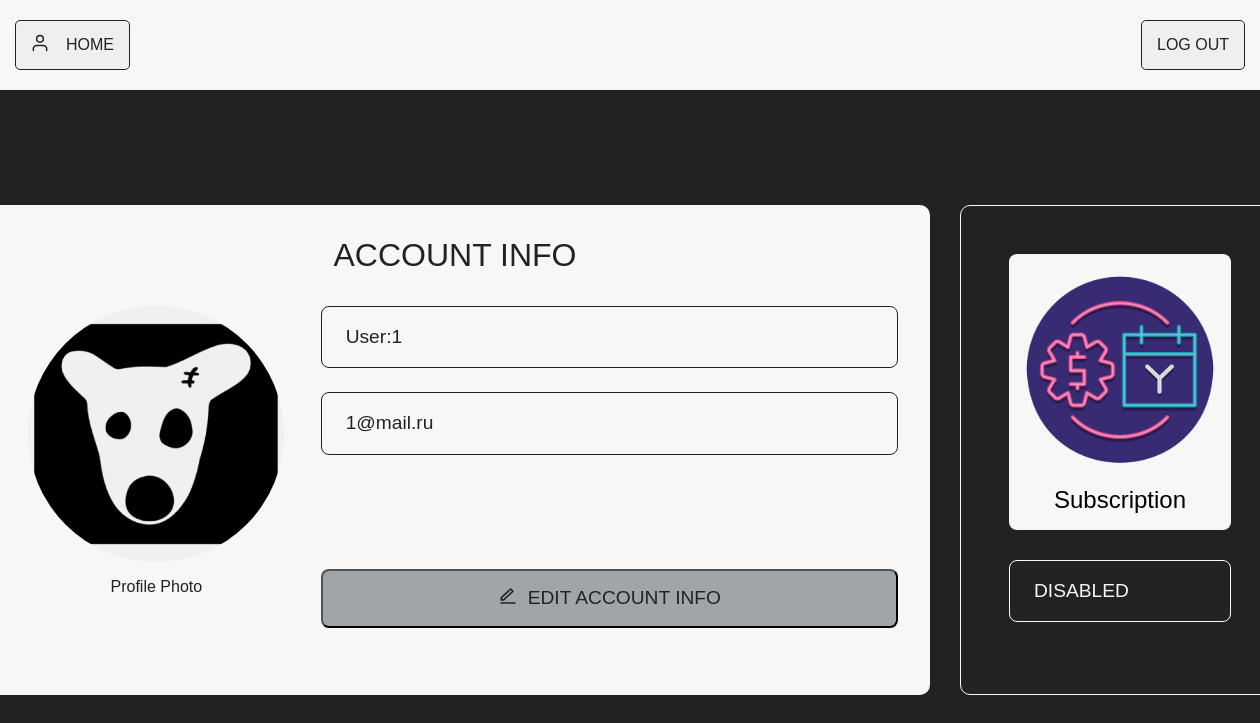
The app's page /account (signed in) with its own data.
### project1/models.py (models this page shows, shortened)
class BaseUser(UserMixin):
    def get_role(self):
        return self.__class__.__name__.lower()

class User(BaseUser, db.Model):
    __tablename__ = 'User'
    id = db.Column(db.Integer, primary_key=True)
    username = db.Column(db.String(20), unique=True, nullable=False)
    email = db.Column(db.String(120), unique=True, nullable=False)
    password_hash = db.Column(db.String(100), nullable=False)
    image_file = db.Column(db.String(20), nullable=False, default='default.jpg')
    date_started = db.Column(db.DateTime)
    date_end = db.Column(db.DateTime)
    lasts = db.Column(db.Integer, default = 5)
    is_blocked = db.Column(db.Boolean(), nullable=False, default=False)
    def is_active(self):
        return self.date_end != None

### project1/routes/common.py (the view)
@common_bp.route("/account", methods=["GET", "POST"])
@login_required
def account():
    image_file = url_for(
        'static', filename='profile_pics/' + current_user.image_file)
    return render_template("personal_account.html", title='Account', image_file=image_file)

### project1/models.py (called while the page is built)
@login_manager.user_loader
def load_user(user_id):
    user_type, _, user_id = user_id.partition(":")
    if user_type == "user":
        return User.query.get(int(user_id))
    elif user_type == "admin":
        return Admin.query.get(int(user_id))
    return None

### project1/templates/personal_account.html (shortened to what this page needs)
{% extends "layout.html"%}
{% block links%}
<div class="shapka-field">
        <div class="user-logo">
            <img src="{{url_for('static', filename='images/user_black.svg')}}" alt="User">
        </div>
        <a href = "{{url_for('common.home')}}"><button type="button" class="auth-button">HOME</button></a>
      </div>
      <a href = "{{url_for('common.logout')}}"><button type="button" class="auth-button s1">LOG OUT</button></a>
    {% endblock links %}
{%block styles%}
    <link rel="stylesheet" href="{{url_for('static', filename='personal_account.css')}}">
{% endblock styles%}
{%block content%}
<div class="content-container">
        <div class="account-container">
            <div class="account-info">ACCOUNT INFO</div>
            <div class="account-content">
                <div class="profile-section">
                    <div class="profile-photo">
                        <img src="{{url_for('static', filename = 'profile_pics/'+current_user.image_file)}}" alt="Profile Photo">
                        <span>Profile Photo</span>
                    </div>
                </div>
                <div class="info-section">
                    <div class="account-label">{{current_user.username}}</div>
                    <div class="account-label">{{current_user.email}}</div>
                    <a href = "{{url_for('common.edit_account_info')}}"><div class="edit-info">
                        <button type="button" class="account-button">
                            <div class="edit-logo">
                                <img src="{{url_for('static', filename='images/edit-line.svg')}}" alt="Edit">
                            </div>
                            EDIT ACCOUNT INFO
                        </button>
                    </a>
                    </div>
                </div>
            </div>
        </div>
        <div class="subscription-container">
            <a href = "{{url_for('sub.subs_shop')}}"><button type="button" class="subscription-button">
                <div class="subscription-img">
                    <img src="./../static/images/subscription.svg" alt="Subscription">
                </div>
                <span class="subscription-text">Subscription</span>
            </button></a>
            <div class="subscription-label">
                {% if current_user.get_role() == 'user' %}
                {% if current_user.is_active() %} ACTIVE: till {{current_user.date_end}}{% else %} DISABLED {%endif%}
                {%else%}
                ACTIVE
                {%endif%}
            </div>
        </div>
    </div>
{% endblock content%}

### project1/static/user.css (style rules this page uses)
:root { --primary-color: #232222; --text-color: #f9f7f5; --border-color: #232222; --button-bg: #f9f7f5; --button-text: #232222; --shapka-bg: #f9f7f5; }
* { box-sizing: border-box; margin: 0; padding: 0; }
body { font-family: 'Montserrat', sans-serif; background-color: var(--primary-color); color: var(--text-color); min-height: 100vh; display: flex; justify-content: center; align-items: center; }
.shapka-field { display: flex; align-items: center; }
.auth-button { padding: 15px 15px 15px 50px; color: var(--button-text); border: 1px solid var(--border-color); border-radius: 5px; font-size: 1rem; font-weight: 500; cursor: pointer; transition: all 0.3s ease; text-align: left; position: relative; }
.user-logo { position: absolute; left: 30px; top: 50%; margin: auto; transform: translateY(-50%); z-index: 1; }
.user-logo img { width: 20px; height: 20px; }
.s1 { padding-left: 15px; margin-left: 0; }

### project1/static/personal_account.css (style rules this page uses)
:root { --primary-color: #232222; --text-color: #f9f7f5; --border-color: #232222; --button-bg: #f9f7f5; --button-text: #232222; --shapka-bg: #f9f7f5; --account-bg: #f9f7f5; }
* { box-sizing: border-box; margin: 0; padding: 0; }
a.text:active, a.text:hover, a { text-decoration: none !important; color: #666; }
body { font-family: 'Montserrat', sans-serif; background-color: var(--primary-color); color: var(--text-color); min-height: 100vh; display: flex; justify-content: center; align-items: center; }
.shapka-field { display: flex; align-items: center; }
.auth-button { padding: 15px 15px 15px 50px; color: var(--button-text); border: 1px solid var(--border-color); border-radius: 5px; font-size: 1rem; font-weight: 500; cursor: pointer; transition: all 0.3s ease; text-align: left; position: relative; }
.s1 { padding-left: 15px; margin-left: 0; }
.content-container { display: flex; justify-content: center; gap: 30px; margin-top: 100px; width: 100%; max-width: 1600px; padding: 0 40px; }
.account-container { background-color: var(--account-bg); border-radius: 10px; padding: 2rem; color: #232222; flex: 2; min-width: 950px; }
.account-info { font-size: 2rem; font-weight: 500; margin-bottom: 2rem; text-align: center; }
.account-content { display: flex; gap: 20px; }
.profile-section { flex: 1; display: flex; flex-direction: column; align-items: center; }
.profile-photo { display: flex; flex-direction: column; align-items: center; margin-bottom: 2rem; }
.profile-photo img { width: 256px; height: 256px; border-radius: 50%; object-fit: cover; margin-bottom: 1rem; }
.info-section { flex: 2; display: flex; flex-direction: column; }
.account-label { border: 1px solid var(--border-color); border-radius: 8px; padding: 1.2rem 1.5rem; margin-bottom: 1.5rem; width: 100%; font-size: 1.2rem; }
.edit-info { margin-top: auto; }
.account-button { padding: 15px 30px; color: #232222; background-color: rgb(73, 84, 96, 0.5); border-radius: 8px; font-size: 1.2rem; font-weight: 500; cursor: pointer; transition: all 0.3s ease; position: relative; width: 100%; max-width: 600px; display: flex; align-items: center; justify-content: center; }
.edit-logo { margin-right: 10px; }
.edit-logo img { width: 20px; height: 20px; }
.subscription-container { border: 1px solid #f9f7f5; border-radius: 10px; padding: 3rem; color: #232222; flex: 1; display: flex; flex-direction: column; gap: 30px; min-width: 320px; }
.subscription-button { background-color: #f9f7f5; border: none; border-radius: 8px; cursor: pointer; display: flex; flex-direction: column; align-items: center; padding: 1rem; width: 100%; transition: all 0.3s ease; }
.subscription-label { border: 1px solid #f9f7f5; color: #f9f7f5; border-radius: 8px; padding: 1.2rem 1.5rem; margin-bottom: 1.5rem; width: 100%; font-size: 1.2rem; }
.subscription-img { display: flex; justify-content: center; align-items: center; margin-bottom: 1rem; }
.subscription-img img { width: 200px; height: 200px; }
.subscription-text { font-size: 1.5rem; font-weight: 500; }

### records on screen
User: image_file (placeholder picture), username "User:1", email "1@mail.ru"
